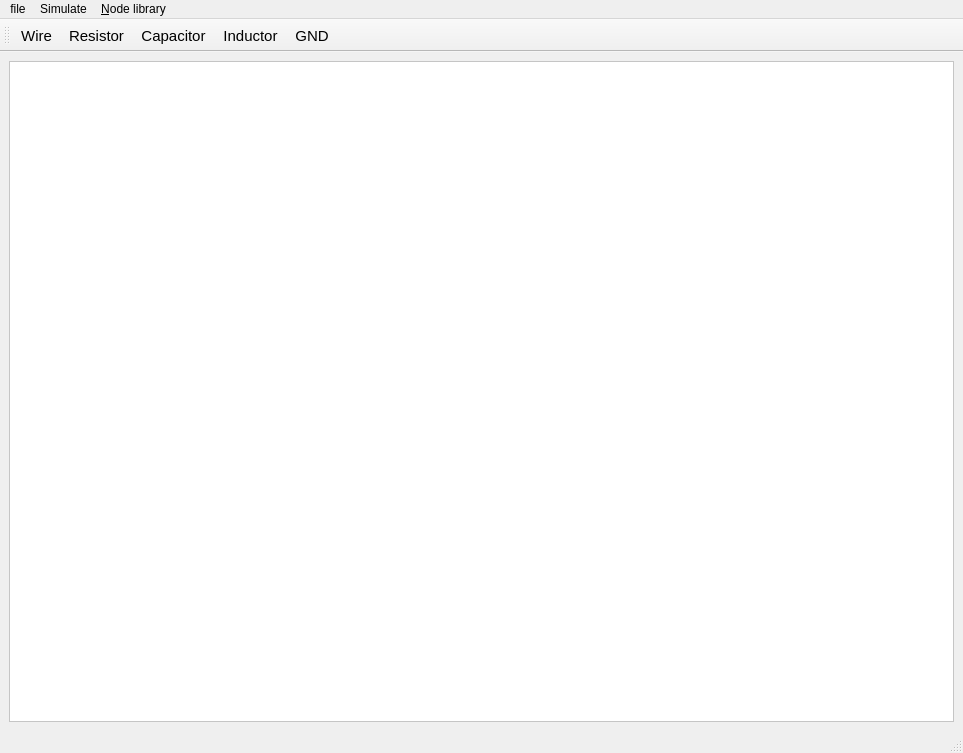
<?xml version="1.0" encoding="UTF-8"?>
<ui version="4.0">
 <class>MainWindow</class>
 <widget class="QMainWindow" name="MainWindow">
  <property name="geometry">
   <rect>
    <x>0</x>
    <y>0</y>
    <width>963</width>
    <height>753</height>
   </rect>
  </property>
  <property name="font">
   <font>
    <pointsize>9</pointsize>
   </font>
  </property>
  <property name="windowTitle">
   <string>MainWindow</string>
  </property>
  <widget class="QWidget" name="centralwidget">
   <layout class="QGridLayout" name="gridLayout">
    <item row="0" column="0">
     <widget class="QGraphicsView" name="circuitGraphicsView">
      <property name="styleSheet">
       <string notr="true">background-color: white;</string>
      </property>
     </widget>
    </item>
   </layout>
  </widget>
  <widget class="QStatusBar" name="statusbar"/>
  <widget class="QMenuBar" name="menubar">
   <property name="geometry">
    <rect>
     <x>0</x>
     <y>0</y>
     <width>963</width>
     <height>33</height>
    </rect>
   </property>
   <widget class="QMenu" name="menuSimulate">
    <property name="title">
     <string>Simulate</string>
    </property>
    <addaction name="actionTransient"/>
    <addaction name="actionAcSweep"/>
    <addaction name="actionPhaseSweep"/>
   </widget>
   <widget class="QMenu" name="menufile">
    <property name="title">
     <string>file</string>
    </property>
   </widget>
   <widget class="QMenu" name="menuNode_library">
    <property name="title">
     <string>&amp;Node library</string>
    </property>
    <addaction name="actionOpenNodeLibrary"/>
   </widget>
   <addaction name="menufile"/>
   <addaction name="menuSimulate"/>
   <addaction name="menuNode_library"/>
  </widget>
  <widget class="QToolBar" name="toolBar">
   <property name="font">
    <font>
     <pointsize>11</pointsize>
    </font>
   </property>
   <property name="windowTitle">
    <string>toolBar</string>
   </property>
   <attribute name="toolBarArea">
    <enum>TopToolBarArea</enum>
   </attribute>
   <attribute name="toolBarBreak">
    <bool>false</bool>
   </attribute>
   <addaction name="actionAddWire"/>
   <addaction name="actionAddResistor"/>
   <addaction name="actionAddCapacitor"/>
   <addaction name="actionAddInductor"/>
   <addaction name="actionAddGND"/>
  </widget>
  <action name="actionTransient">
   <property name="enabled">
    <bool>true</bool>
   </property>
   <property name="text">
    <string>Transiet</string>
   </property>
   <property name="font">
    <font/>
   </property>
  </action>
  <action name="actionAcSweep">
   <property name="text">
    <string>AC Sweep</string>
   </property>
  </action>
  <action name="actionPhaseSweep">
   <property name="text">
    <string>Phase Sweep</string>
   </property>
  </action>
  <action name="actionAddResistor">
   <property name="text">
    <string>Resistor</string>
   </property>
   <property name="font">
    <font>
     <pointsize>11</pointsize>
    </font>
   </property>
   <property name="shortcut">
    <string>R</string>
   </property>
   <property name="menuRole">
    <enum>QAction::MenuRole::NoRole</enum>
   </property>
  </action>
  <action name="actionAddCapacitor">
   <property name="text">
    <string>Capacitor</string>
   </property>
   <property name="font">
    <font>
     <pointsize>11</pointsize>
    </font>
   </property>
   <property name="shortcut">
    <string>C</string>
   </property>
   <property name="menuRole">
    <enum>QAction::MenuRole::NoRole</enum>
   </property>
  </action>
  <action name="actionAddInductor">
   <property name="text">
    <string>Inductor</string>
   </property>
   <property name="font">
    <font>
     <pointsize>11</pointsize>
    </font>
   </property>
   <property name="shortcut">
    <string>L</string>
   </property>
   <property name="menuRole">
    <enum>QAction::MenuRole::NoRole</enum>
   </property>
  </action>
  <action name="actionAddVdc">
   <property name="text">
    <string>DC Voltage Source</string>
   </property>
   <property name="menuRole">
    <enum>QAction::MenuRole::NoRole</enum>
   </property>
  </action>
  <action name="actionAddVsin">
   <property name="text">
    <string>Sinusoidal Voltage Source</string>
   </property>
   <property name="menuRole">
    <enum>QAction::MenuRole::NoRole</enum>
   </property>
  </action>
  <action name="actionAddIdc">
   <property name="text">
    <string>DC Current Source</string>
   </property>
   <property name="menuRole">
    <enum>QAction::MenuRole::NoRole</enum>
   </property>
  </action>
  <action name="actionAddIsin">
   <property name="text">
    <string>Sinusoidal Current Source</string>
   </property>
   <property name="menuRole">
    <enum>QAction::MenuRole::NoRole</enum>
   </property>
  </action>
  <action name="actionOpenNodeLibrary">
   <property name="text">
    <string>Component Library...</string>
   </property>
   <property name="menuRole">
    <enum>QAction::MenuRole::NoRole</enum>
   </property>
  </action>
  <action name="actionAddGND">
   <property name="text">
    <string>GND</string>
   </property>
   <property name="shortcut">
    <string>G</string>
   </property>
   <property name="menuRole">
    <enum>QAction::MenuRole::NoRole</enum>
   </property>
  </action>
  <action name="actionAddWire">
   <property name="text">
    <string>Wire</string>
   </property>
   <property name="shortcut">
    <string>W</string>
   </property>
   <property name="menuRole">
    <enum>QAction::MenuRole::NoRole</enum>
   </property>
  </action>
 </widget>
 <resources/>
 <connections/>
</ui>
